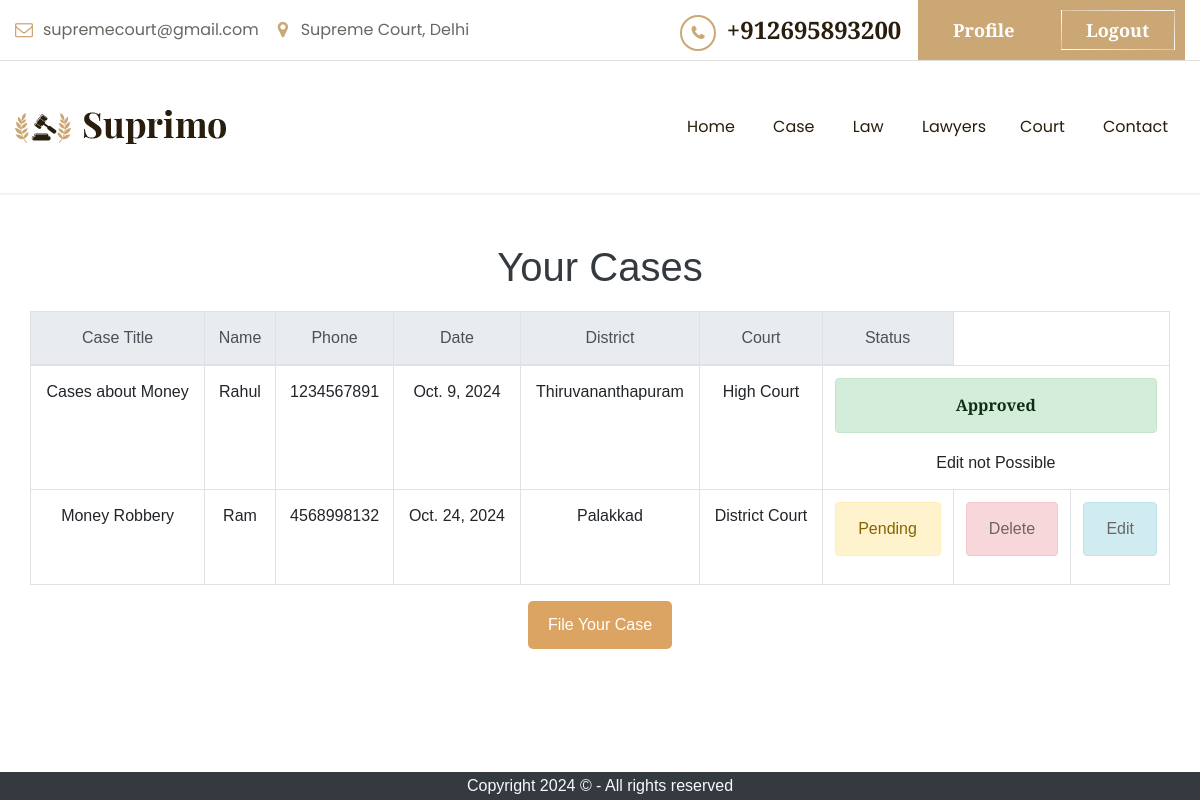
/lawlist/case/ (signed in), run on an earlier commit of the app's database.
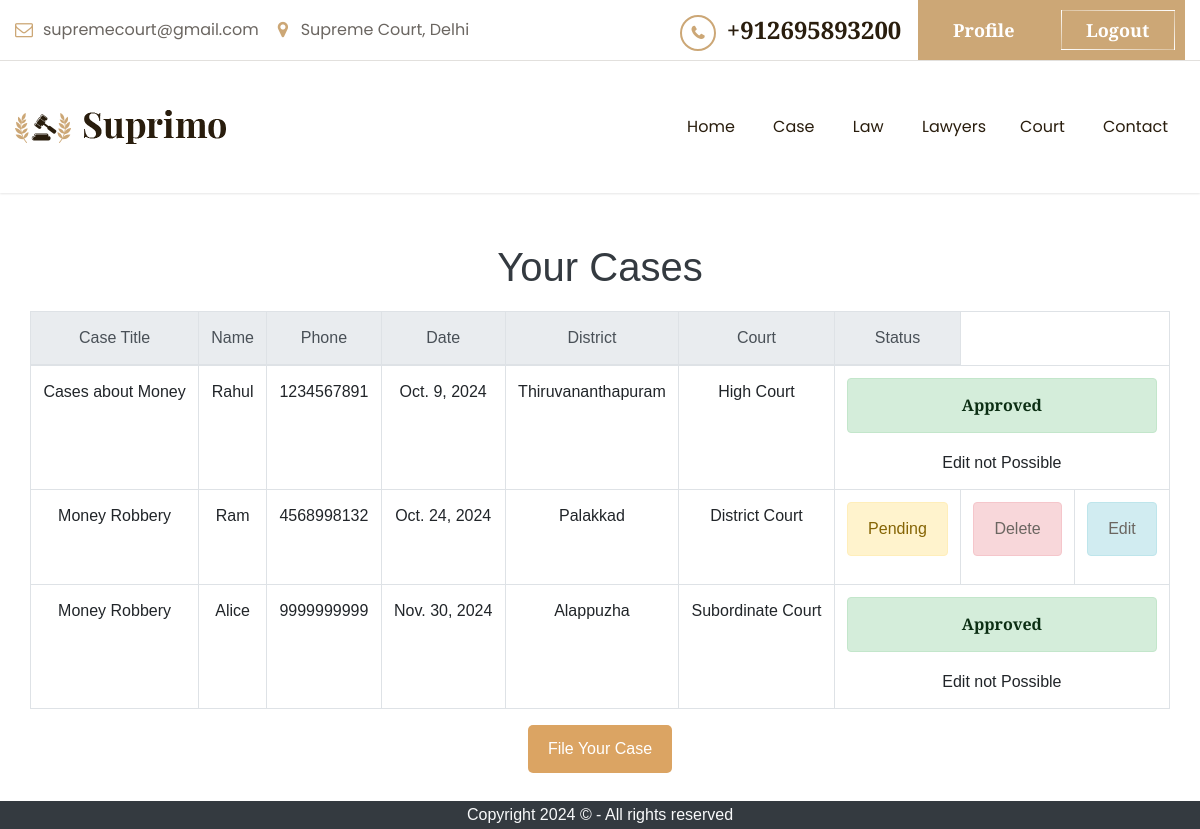
And on a later commit of the database.
### laws/models.py (models this page shows, shortened)
class Cases(models.Model):
    created_by = models.ForeignKey(User, related_name='cases', on_delete=models.CASCADE)
    case_title = models.CharField(max_length=255)
    petitioner_name  = models.CharField(max_length=255)
    petitioner_phn = models.CharField(max_length=10)
    petitioner_email = models.CharField(max_length=50)
    petitioner_address = models.TextField()
    district = models.ForeignKey(CourtDistrict, on_delete=models.CASCADE)
    court = models.ForeignKey(Court, on_delete=models.CASCADE)
    case_date = models.DateField()
    case_description = models.TextField()
    is_approved = models.BooleanField(default=False)

class CourtDistrict(models.Model):
    district = models.CharField(max_length=45)
    def __str__(self):
        return self.district

class Court(models.Model):
    court = models.CharField(max_length=80)
    def __str__(self):
        return self.court

### laws/views.py (the view)
# urls.py: path('case/', views.case, name='case'),
@login_required
def case(request):
    cases = Cases.objects.filter(created_by=request.user)
    return render(request, 'case.html', {'cases': cases})

### templates/case.html (shortened to what this page needs)
{% extends "base.html" %}
{% load static %}
{% block content %}
<div class="container text-center">
 {% if cases %}
        <div class="container">
        <h1 class="main-heading">Your Cases</h1>
    <table class="table table-bordered">
        <thead class="thead-light">
            <tr>
                <th>Case Title</th>
                <th>Name</th>
                <th>Phone</th>
                <th>Date</th>
                <th>District</th>
                <th>Court</th>
                <th>Status</th>
            </tr>
        </thead>
        <tbody>
          {% for case in cases %}
                <tr>
                    <td>{{ case.case_title }}</td>
                    <td>{{ case.petitioner_name }}</td>
                    <td>{{ case.petitioner_phn }}</td>
                    <td>{{ case.case_date }}</td>
                    <td>{{ case.district }}</td>
                    <td>{{ case.court }}</td>
                    {% if case.is_approved == True %}
                     <td colspan="3">
                      <div class="alert alert-success" role="alert">
                        <a href="{% url 'casedeclaration' case.id %}" class="alert-link"> Approved </a><br>
                      </div>
                      <small>Edit not Possible</small>
                     </td>
                    {% else %}
                      <td>
                        <div class="alert alert-warning" role="alert">
                         Pending
                        </div>
                      </td>
                      <td>
                      <div class="alert alert-danger" role="alert"><a href="{% url 'delete_case' case.id %}">Delete</a></div></td>
                      <td><div class="alert alert-info" role="alert"><a href="{% url 'edit_case' case.id %}">Edit</a></div></td>
                    {% endif %}
                </tr>
            {% endfor %}
        </tbody>
    </table>
</div>
<a href="{% url 'filecase' %}" class="coffee-button">File Your Case</a>
{% else %}
<h1><center>No Cases</center></h1>
<a href="{% url 'filecase' %}" class="coffee-button">File Your Case</a>
</div>
{% endif %}
<br><br><br>
{% endblock content %}

What changed in the data, as far as the page shows it:
added Cases: case_title "Money Robbery", petitioner_name "Alice", petitioner_phn "9999999999", case_date "Nov. 30, 2024", district "Alappuzha", court "Subordinate Court", is_approved "Approved"
